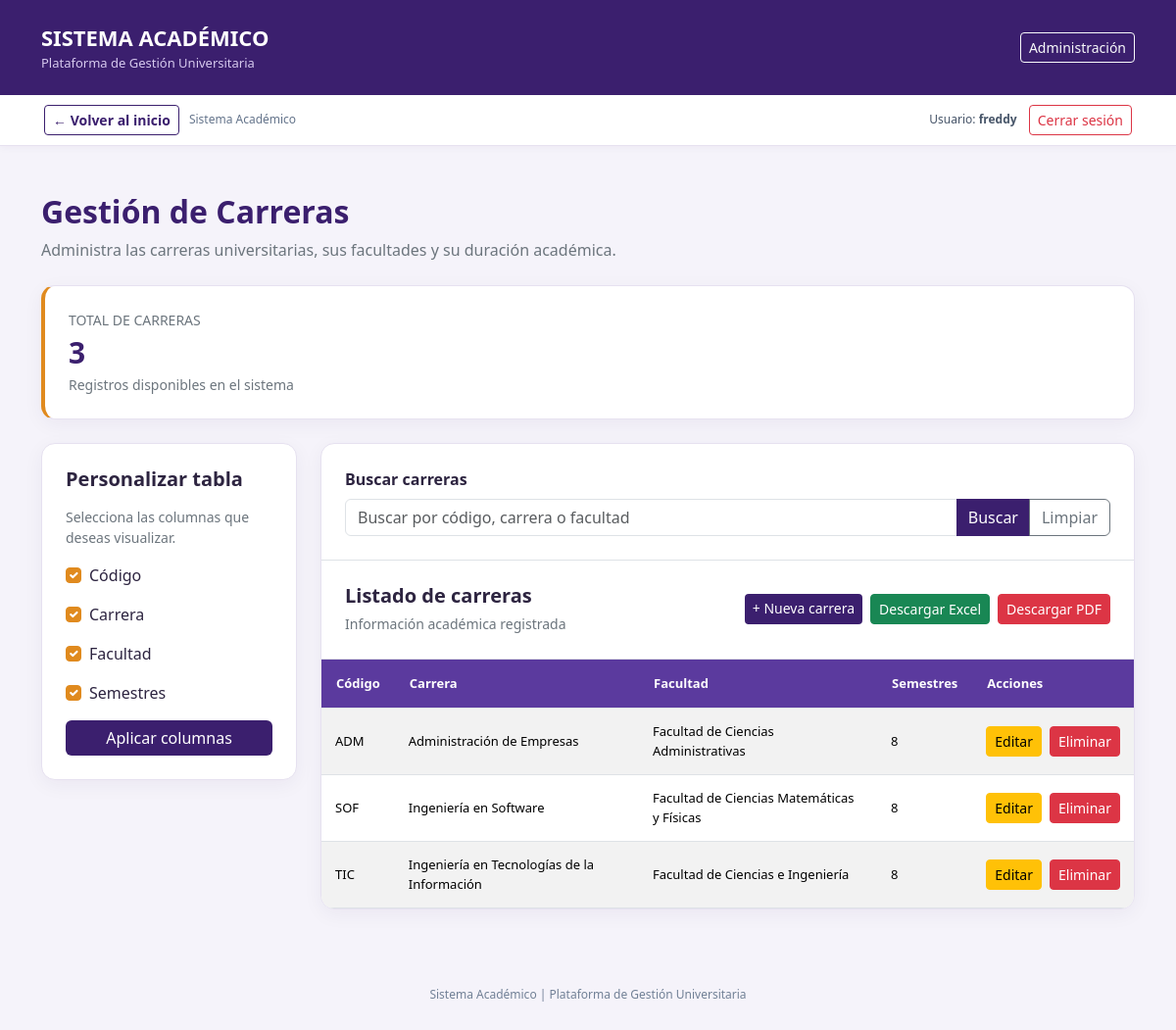
The page /academico/carreras/ (signed in) on the database its author committed.
### academico/models.py (models this page shows, shortened)
class Carrera(ModeloBase):
    facultad = models.ForeignKey(
        Facultad,
        on_delete=models.PROTECT,
        related_name="carreras"
    )
    codigo = models.CharField(
        "Código",
        max_length=10,
        unique=True
    )
    nombre = models.CharField(max_length=150)
    duracion_semestres = models.PositiveSmallIntegerField(
        "Duración (semestres)",
        default=8
    )
    class Meta:
        verbose_name = "Carrera"
        verbose_name_plural = "Carreras"
        ordering = ["nombre"]

class Facultad(ModeloBase):
    universidad = models.ForeignKey(
        Universidad,
        on_delete=models.PROTECT,
        related_name="facultades"
    )
    nombre = models.CharField(max_length=150)
    decano = models.CharField(max_length=150, blank=True)
    class Meta:
        verbose_name = "Facultad"
        verbose_name_plural = "Facultades"
        ordering = ["nombre"]
        constraints = [
            models.UniqueConstraint(
                fields=["universidad", "nombre"],
                name="facultad_unica_por_universidad"
            ),
        ]

### academico/views.py (the view, shortened to what this page needs)
class CarreraListView(
    LoginRequiredMixin,
    FiltroCamposMixin,
    ListView
):
    model = Carrera
    template_name = "academico/carrera_lista.html"
    context_object_name = "carreras"
    paginate_by = 10
    login_url = "login"
    titulo_reporte = "Reporte de Carreras"
    campos_disponibles = {
        "codigo": "Código",
        "nombre": "Carrera",
        "facultad__nombre": "Facultad",
        "duracion_semestres": "Semestres",
    }
    campos_por_defecto = [
        "codigo",
        "nombre",
        "facultad__nombre",
        "duracion_semestres",
    ]
    ordering = ["nombre"]
    def get_queryset(self):
        queryset = super().get_queryset()
        queryset = queryset.select_related(
            "facultad",
            "facultad__universidad"
        )
        busqueda = self.request.GET.get(
            "buscar", ""
        ).strip()
        return queryset
    def get_context_data(self, **kwargs):
        contexto = super().get_context_data(**kwargs)
        contexto["filas_con_carrera"] = list(
            zip(
                contexto["object_list"],
                contexto["filas"]
            )
        )
        return contexto

### core/mixins.py (called while the page is built, shortened)
    def get_filtro_form(self):
        if self.filtro_form_class is None:
            return None
        return self.filtro_form_class(self.request.GET)

    def get_queryset(self):
        queryset = super().get_queryset()
        self.filtro_form = self.get_filtro_form()
        if self.filtro_form is not None:
            if self.filtro_form.is_valid():
                queryset = self.filtrar(
                    queryset,
                    self.filtro_form.cleaned_data
                )
        return queryset

    def get_campos_seleccionados(self):
        campos = self.request.GET.getlist("campos")
        if not campos:
            campos = self.campos_por_defecto
        campos_validos = [
            campo for campo in campos
            if campo in self.campos_disponibles
        ]
        if not campos_validos:
            campos_validos = [
                campo for campo in self.campos_por_defecto
                if campo in self.campos_disponibles
            ]
        return campos_validos

    def obtener_valor_campo(self, objeto, campo):
        valor = objeto
        for parte in campo.split("__"):
            if valor is None:
                return ""
            valor = getattr(valor, parte, "")
        return str(valor) if valor is not None else ""

    def get_context_data(self, **kwargs):
        contexto = super().get_context_data(**kwargs)
        campos = self.get_campos_seleccionados()
        encabezados = [
            self.campos_disponibles[campo]
            for campo in campos
        ]
        filas = [
            [
                self.obtener_valor_campo(objeto, campo)
                for campo in campos
            ]
            for objeto in contexto["object_list"]
        ]
        contexto["filtro_form"] = getattr(
            self, "filtro_form", self.get_filtro_form()
        )
        contexto["campos_disponibles"] = self.campos_disponibles
        contexto["campos_seleccionados"] = campos
        contexto["encabezados"] = encabezados
        contexto["filas"] = filas
        return contexto

    def get(self, request, *args, **kwargs):
        return super().get(request, *args, **kwargs)

### academico/templates/academico/carrera_lista.html (shortened to what this page needs)
<!DOCTYPE html>
<html lang="es">
<head>
    <link href="https://cdn.jsdelivr.net/npm/bootstrap@5.3.3/dist/css/bootstrap.min.css"
          rel="stylesheet">
</head>
<body>
    <header class="barra-superior">
        <div class="container">
            <div class="d-flex justify-content-between align-items-center">
                <div>
                    <div class="marca">SISTEMA ACADÉMICO</div>
                    <div class="subtitulo">
                        Plataforma de Gestión Universitaria
                    </div>
                </div>
                <a href="/admin/"
                   class="btn btn-outline-light btn-sm">
                    Administración
                </a>
            </div>
        </div>
    </header>
    {% include "core/_navegacion.html" %}
    <main class="container py-5">
        <div class="mb-4">
            <h2 class="titulo-pagina">
                Gestión de Carreras
            </h2>
            <p class="text-secondary">
                Administra las carreras universitarias,
                sus facultades y su duración académica.
            </p>
        </div>
        <div class="tarjeta resumen p-4 mb-4">
            <div class="small text-secondary">
                TOTAL DE CARRERAS
            </div>
            <div class="numero">
                {{ paginator.count }}
            </div>
            <div class="small text-secondary">
                Registros disponibles en el sistema
            </div>
        </div>
        <form method="get"
              action="{% url 'academico:carrera_lista' %}">
            <div class="row g-4">
                <div class="col-lg-3">
                    <div class="tarjeta p-4">
                        <h5 class="fw-bold mb-3">
                            Personalizar tabla
                        </h5>
                        <p class="text-secondary small">
                            Selecciona las columnas que deseas visualizar.
                        </p>
                        {% for campo, etiqueta in campos_disponibles.items %}
                            <div class="form-check mb-3">
                                <input class="form-check-input"
                                       type="checkbox"
                                       name="campos"
                                       value="{{ campo }}"
                                       id="campo{{ forloop.counter }}"
                                       {% if campo in campos_seleccionados %}checked{% endif %}>
                                <label class="form-check-label"
                                       for="campo{{ forloop.counter }}">
                                    {{ etiqueta }}
                                </label>
                            </div>
                        {% endfor %}
                        <button type="submit"
                                class="btn btn-principal w-100">
                            Aplicar columnas
                        </button>
                    </div>
                </div>
                <div class="col-lg-9">
                    <div class="tarjeta overflow-hidden">
                        <div class="p-4 border-bottom">
                            <label for="buscar"
                                   class="form-label fw-bold">
                                Buscar carreras
                            </label>
                            <div class="input-group">
                                <input type="text"
                                       id="buscar"
                                       name="buscar"
                                       class="form-control"
                                       value="{{ request.GET.buscar|default:'' }}"
                                       placeholder="Buscar por código, carrera o facultad">
                                <button type="submit"
                                        class="btn btn-principal">
                                    Buscar
                                </button>
                                <a href="{% url 'academico:carrera_lista' %}"
                                   class="btn btn-outline-secondary">
                                    Limpiar
                                </a>
                            </div>
                        </div>
                        <div class="p-4 border-bottom">
                            <div class="d-flex flex-wrap justify-content-between align-items-center gap-3">
                                <div>
                                    <h5 class="fw-bold mb-1">
                                        Listado de carreras
                                    </h5>
                                    <small class="text-secondary">
                                        Información académica registrada
                                    </small>
                                </div>
                                <div class="d-flex flex-wrap gap-2">
                                    <a href="{% url 'academico:carrera_crear' %}"
                                       class="btn btn-principal btn-sm">
                                        + Nueva carrera
                                    </a>
                                    <button type="submit"
                                            name="exportar"
                                            value="excel"
                                            class="btn btn-success btn-sm">
                                        Descargar Excel
                                    </button>
                                    <button type="submit"
                                            name="exportar"
                                            value="pdf"
                                            class="btn btn-danger btn-sm">
                                        Descargar PDF
                                    </button>
                                </div>
                            </div>
                        </div>
                        <div class="table-responsive">
                            <table class="table table-striped tabla-carreras mb-0">
                                <thead>
                                    <tr>
                                        {% for encabezado in encabezados %}
                                            <th>{{ encabezado }}</th>
                                        {% endfor %}
                                        <th>Acciones</th>
                                    </tr>
                                </thead>
                                <tbody>
                                    {% for carrera, fila in filas_con_carrera %}
                                        <tr>
                                            {% for valor in fila %}
                                                <td>{{ valor }}</td>
                                            {% endfor %}
                                            <td>
                                                <div class="botones-acciones">
                                                    <a href="{% url 'academico:carrera_editar' carrera.pk %}"
                                                       class="btn btn-warning btn-sm">
                                                        Editar
                                                    </a>
                                                    <a href="{% url 'academico:carrera_eliminar' carrera.pk %}"
                                                       class="btn btn-danger btn-sm">
                                                        Eliminar
                                                    </a>
                                                </div>
                                            </td>
                                        </tr>
                                    {% endfor %}
                                </tbody>
                            </table>
                        </div>
                    </div>
                </div>
            </div>
        </form>
    </main>
    <footer class="pie-sistema">
        Sistema Académico |
        Plataforma de Gestión Universitaria
    </footer>
</body>
</html>

### core/templates/core/_navegacion.html (shortened to what this page needs)
<nav aria-label="Navegación del sistema" style="background:#fff;border-bottom:1px solid #e6e1f0;box-shadow:0 2px 8px rgba(59,31,110,.04)">
  <div style="max-width:1140px;margin:0 auto;padding:10px 15px;display:flex;align-items:center;justify-content:space-between;gap:12px;flex-wrap:wrap">
    <div style="display:flex;align-items:center;gap:10px;flex-wrap:wrap">
      {% if request.path != '/' %}
      <a href="{% url 'inicio' %}" class="btn btn-outline-primary btn-sm" style="border-color:#3b1f6e;color:#3b1f6e;font-weight:600">
        &larr; Volver al inicio
      </a>
      {% else %}
      <span style="font-weight:700;color:#3b1f6e;font-size:14px">Panel principal</span>
      {% endif %}
      <span style="font-size:12px;color:#64748b">Sistema Académico</span>
    </div>
    <div style="display:flex;align-items:center;gap:12px;flex-wrap:wrap">
      <span style="font-size:12px;color:#475569">Usuario: <strong>{{ request.user.get_username }}</strong></span>
      <form action="{% url 'logout' %}" method="post" style="margin:0">
        <button type="submit" class="btn btn-outline-danger btn-sm" aria-label="Cerrar sesión del sistema">Cerrar sesión</button>
      </form>
    </div>
  </div>
</nav>

### academico/templates/academico/carrera_lista.html (style rules this page uses)
body { background: #f5f3fa; font-family: 'Segoe UI', Arial, sans-serif; color: #2d2440; }
.barra-superior { background: #3b1f6e; color: white; padding: 22px 0; }
.marca { font-size: 22px; font-weight: 700; }
.subtitulo { font-size: 13px; color: #d6c9ee; }
.titulo-pagina { color: #3b1f6e; font-weight: 700; }
.tarjeta { background: white; border: 1px solid #e6e1f0; border-radius: 14px; box-shadow: 0 5px 20px rgba(45,25,85,.05); }
.resumen { border-left: 4px solid #e08a1e; }
.numero { color: #3b1f6e; font-size: 30px; font-weight: 700; }
.btn-principal { background: #3b1f6e; border: none; color: white; }
.form-check-input:checked { background-color: #e08a1e; border-color: #e08a1e; }
.tabla-carreras thead th { background: #5b3a9e; color: white; font-size: 13px; padding: 15px; white-space: nowrap; }
.tabla-carreras tbody td { font-size: 13px; padding: 14px; vertical-align: middle; }
.botones-acciones { display: flex; gap: 8px; white-space: nowrap; }
.pie-sistema { text-align: center; font-size: 12px; color: #718096; padding: 30px; }

### rows shown on the page
Carrera: fila "ADM" "Administración de Empresas" "8"
Facultad: fila "Facultad de Ciencias Administrativas"
Carrera: fila "SOF" "Ingeniería en Software" "8"
Facultad: fila "Facultad de Ciencias Matemáticas y Físicas"
Carrera: fila "TIC" "Ingeniería en Tecnologías de la Información" "8"
Facultad: fila "Facultad de Ciencias e Ingeniería"

### other values the page prints
{{ request.user.get_username }} "freddy"
{{ paginator.count }} "3"
{{ etiqueta }} "Código" "Carrera" "Facultad" "Semestres"
{{ encabezado }} "Código" "Carrera" "Facultad" "Semestres"
